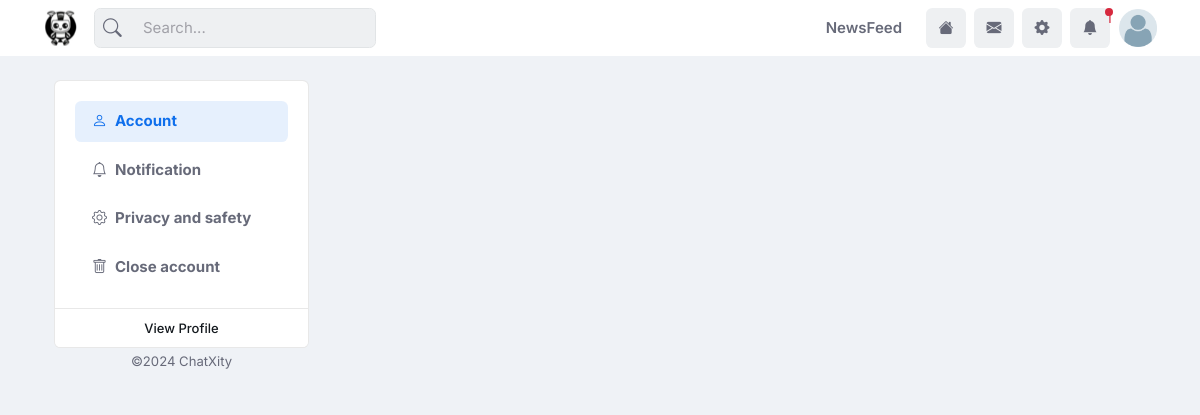
Page /account/settings/ (signed in) on the committed database.
### app_users/models.py (models this page shows, shortened)
class User(AbstractBaseUser, PermissionsMixin):
    uid = models.UUIDField(primary_key=True, default= uuid.uuid4, editable=False)
    email = models.EmailField(unique=True)
    username = models.CharField(max_length=30, unique=True)
    date_joined = models.DateTimeField(default=timezone.now)
    is_active = models.BooleanField(default=True)
    is_staff = models.BooleanField(default=False)
    objects = CustomUserManager()
    USERNAME_FIELD = 'email'
    REQUIRED_FIELDS = ['username']

class CommonBaseModel(models.Model):
    uid = models.UUIDField(primary_key=True, default= uuid.uuid4, editable=False)
    created_at = models.DateTimeField(auto_now_add=True)
    updated_at = models.DateTimeField(auto_now=True)
    class Meta:
        abstract = True

class Profile(CommonBaseModel):
    user = models.OneToOneField(User, on_delete=models.CASCADE)
    first_name = models.CharField(max_length=100)
    last_name = models.CharField(max_length=100)
    phone_number = models.CharField(max_length=15)
    gender = models.CharField(max_length=10, choices=GENDER)
    birthday = models.DateField(blank=True, null=True)
    profile_picture = models.ImageField(upload_to='profile_pictures/', blank=True, default="default.png")
    bio = models.CharField(max_length=300, null=True,blank=True)
    cover_photo = models.ImageField(upload_to="cover_pic/",null=True, blank=True,default="cover.png")
    fill_up = models.BooleanField(default=False)
    registered = models.BooleanField(default=False)
    profession = models.CharField(max_length=50, null=True, blank=True)
    address = models.CharField(max_length=250, null=True, blank=True)
    status=models.CharField(max_length=20, choices=RELATIONS, default="single")
    def __str__(self):
        return f"{self.first_name}"

### app_home/utilities.py (the view)
        @login_required()
        def wrapper_func(request, *args, **kwargs):
            try:
                profile = request.user.profile
            except:
                profile = Profile.objects.create(user=request.user)
                profile.save()
                return redirect("signup_details")
            if profile.registered:
                return function_in_view(request, *args, **kwargs)
            else:
                return redirect("signup_details")

### app_account/models.py (called while the page is built)
    def __str__(self) -> str:
        return f"{self.name}"

### app_account/views.py (called while the page is built)
@login_requirements()
def settings(request):
    return render(request, "settings/main/settings.html")

### app_home/utilities.py (called while the page is built)
def login_requirements():
    def outer(function_in_view):
        @login_required()
        def wrapper_func(request, *args, **kwargs):
            try:
                profile = request.user.profile
            except:
                profile = Profile.objects.create(user=request.user)
                profile.save()
                return redirect("signup_details")
            if profile.registered:
                return function_in_view(request, *args, **kwargs)
            else:
                return redirect("signup_details")
        return wrapper_func
    return outer

### templates/settings/main/settings.html (shortened to what this page needs)
{% extends "home/base.html" %}
{% block content %}
<main>
  <div class="container">
    <div class="row">
      <div class="col-lg-3">
        <nav class="navbar navbar-light navbar-expand-lg mx-0">
          <div class="offcanvas offcanvas-start" id="offcanvasNavbar">
            <div class="offcanvas-body p-0">
              <div class="card w-100">
                <div class="card-body">
                <ul class="nav nav-tabs nav-pills nav-pills-soft flex-column fw-bold gap-2 border-0">
                  <li class="nav-item" data-bs-dismiss="offcanvas">
                    <a
                    hx-get="{% url "setting_tabs" 'profile' %}"
                    hx-target="#tab-option-to-change"
                    hx-swap="innerHTML"
                    class="nav-link d-flex mb-0 active"  data-bs-toggle="tab"> <i class="bi bi-person me-2">  </i> <span> Account </span></a>
                  </li>
                  <li class="nav-item" data-bs-dismiss="offcanvas">
                    <a
                    hx-get="{% url "setting_tabs" 'notify' %}"
                    hx-target="#tab-option-to-change"
                    hx-swap="innerHTML"
                    class="nav-link d-flex mb-0" data-bs-toggle="tab"> <i class="bi bi-bell me-2">  </i>  <span>Notification </span></a>
                  </li>
                  <li class="nav-item" data-bs-dismiss="offcanvas">
                    <a
                    hx-get="{% url "setting_tabs" 'privacy' %}"
                    hx-target="#tab-option-to-change"
                    hx-swap="innerHTML"
                    class="nav-link d-flex mb-0"  data-bs-toggle="tab"> <i class="bi bi-gear me-2">  </i> <span>Privacy and safety </span></a>
                  </li>
                  <li class="nav-item" data-bs-dismiss="offcanvas">
                    <a
                    hx-get="{% url "setting_tabs" 'suspend' %}"
                    hx-target="#tab-option-to-change"
                    hx-swap="innerHTML"
                    class="nav-link d-flex mb-0"  data-bs-toggle="tab"> <i class="bi bi-trash me-2">  </i> <span>Close account </span></a>
                  </li>
                </ul>
              </div>
              <div class="card-footer text-center py-2">
                <a class="btn btn-link text-secondary btn-sm" href="{% url "view_profile" user.username %}">View Profile </a>
              </div>
              </div>
            </div>
            <p class="small text-center mt-1">©2024 <a class="text-reset" target="_blank" href="https://www.chatxity.com/"> ChatXity </a></p>
          </div>
        </nav>
      </div>
        <div class="col-lg-6 vstack gap-4">
        </div>
    </div>
  </div>
</main>
{% endblock content %}

### templates/home/base.html (shortened to what this page needs)
{% load static %}
{% load ipost %}
<!DOCTYPE html>
<html lang="en" data-bs-theme="light">
  <head>
    <link rel="stylesheet" type="text/css" href="{% static "css/all.min.css" %}">
    <link rel="stylesheet" type="text/css" href="{% static "css/bootstrap-icons.css" %}">
    <link rel="stylesheet" type="text/css" href="{% static "css/OverlayScrollbars.min.css" %}">
    <link rel="stylesheet" type="text/css" href="{% static "css/tiny-slider.css" %}">
    <link rel="stylesheet" type="text/css" href="{% static "css/choices.min.css" %}">
    <link rel="stylesheet" type="text/css" href="{% static "css/glightbox.min.css" %}">
    <link rel="stylesheet" type="text/css" href="{% static "css/dropzone.css" %}">
    <link rel="stylesheet" type="text/css" href="{% static "css/flatpickr.css" %}">
    <link rel="stylesheet" type="text/css" href="{% static "css/plyr.css" %}">
    <link rel="stylesheet" type="text/css" href="{% static "css/zuck.min.css" %}">
    <link rel="stylesheet" type="text/css" href="{% static "css/style.css" %}">
    <link rel="stylesheet" href="{% static "css/alert.css" %}">
  </head>
  <body>
    <header class="navbar-light fixed-top header-static bg-mode">
      <nav class="navbar navbar-expand-lg">
        <div class="container">
          <a class="navbar-brand" href="{% url "homepage" %}">
          <img class="light-mode-item navbar-brand-item" src="{% static "images/vibe_share.png" %}" alt="logo">
          </a>
          <div class="collapse navbar-collapse" id="navbarCollapse">
            <div class="nav mt-3 mt-lg-0 flex-nowrap align-items-center px-4 px-lg-0">
              <div class="nav-item w-100">
                <form class="rounded position-relative" action="{% url "search" %}">
                  <input name="q" class="form-control ps-5 bg-light" type="search" placeholder="Search..." aria-label="Search">
                  <button class="btn bg-transparent px-2 py-0 position-absolute top-50 start-0 translate-middle-y" type="submit"><i class="bi bi-search fs-5"> </i></button>
                </form>
              </div>
            </div>
            <ul class="navbar-nav navbar-nav-scroll ms-auto">
              <li class="nav-item">
                <a class="nav-link" href="{% url "homepage" %}">NewsFeed</a>
              </li>
            </ul>
          </div>
          <ul class="nav flex-nowrap align-items-center ms-sm-3 list-unstyled">
            <li class="nav-item ms-2">
              <a class="nav-link bg-light icon-md btn btn-light p-0" href="{% url "homepage" %}">
              <i class="bi bi-house-fill fs-6"> </i>
              </a>
            </li>
            <li class="nav-item ms-2">
              <a class="nav-link bg-light icon-md btn btn-light p-0" href="{% url "inbox" %}">
              <i class="bi bi-envelope-fill fs-6"> </i>
              </a>
            </li>
            <li class="nav-item ms-2">
              <a class="nav-link bg-light icon-md btn btn-light p-0" href="{% url "settings" %}">
              <i class="bi bi-gear-fill fs-6"> </i>
              </a>
            </li>
            {% include "home/partials/notice.html" %}
            <li class="nav-item ms-2 dropdown">
              <a class="nav-link btn icon-md p-0" href="#" id="profileDropdown" role="button" data-bs-auto-close="outside" data-bs-display="static" data-bs-toggle="dropdown" aria-expanded="false">
              <img class="avatar-img rounded-2" src="{{user.profile.profile_picture.url}}" alt="">
              </a>
            </li>
          </ul>
        </div>
      </nav>
    </header>
    <main>
      <div class="container">
        <div class="row g-4">
          {% block content %}{% endblock content %}
        </div>
      </div>
    </main>
  </body>
</html>

### templates/home/partials/notice.html (shortened to what this page needs)
{% load static %}
<li class="nav-item dropdown ms-2">
    <a class="nav-link bg-light icon-md btn btn-light p-0" href="#" id="notifDropdown" role="button" data-bs-toggle="dropdown" aria-expanded="false" data-bs-auto-close="outside">
    <span class="badge-notif animation-blink text-danger">{{user.profile.notifications.count}}</span>
    <i class="bi bi-bell-fill fs-6"> </i>
    </a>
  </li>

### rows in the picture
User: profile.notifications.count "1", profile.profile_picture (placeholder picture)
